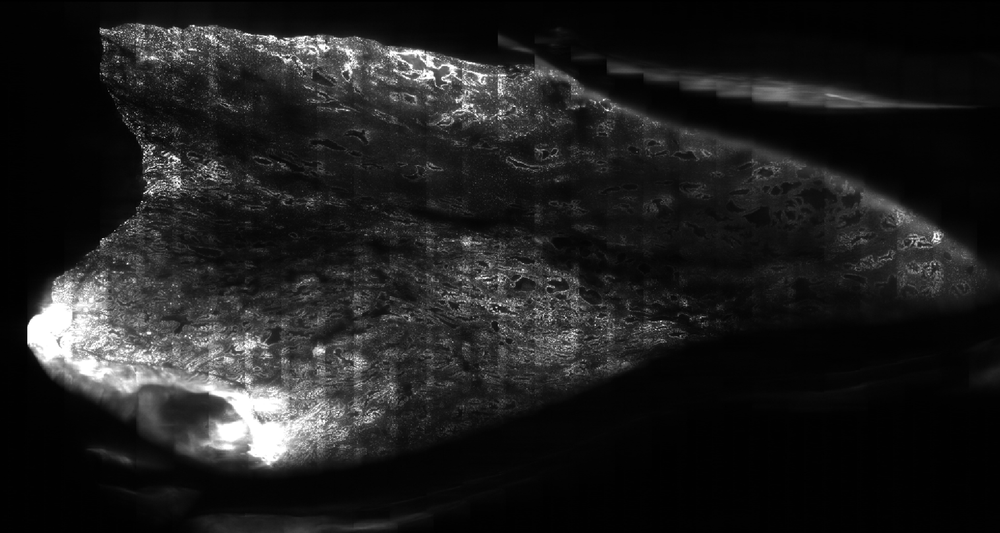
#> input picture data/Mol5.PNG, 1000 x 533 px, shrunk from 2895 x 1544 before the run, found by its file name
$ jupyter execute deconvolution.ipynb   (shell and % lines are left out)
#> lines starting #> are read from the running program, lines starting #| are printed output that depends on the picture; after the words box and inside, x2 and y2 are one past the last pixel; in counts of white or black regions, pixels touching at a corner belong together
[cell 1]
import numpy as np
import matplotlib.pyplot as plt
import matplotlib.image as image
import cv2

from skimage import color
from scipy.signal import convolve

[cell 2]
def richardson_lucy(image, psf, num_iter=50):
   """Richardson-Lucy deconvolution.

   Parameters
   ----------
   image : ndarray
      Input degraded image (can be N dimensional).
   psf : ndarray
      The point spread function.
   num_iter : int, optional
      Number of iterations. This parameter plays the role of
      regularisation.

   Returns
   -------
   im_deconv : ndarray
      The deconvolved image.

   References
   ----------
   .. [1] https://en.wikipedia.org/wiki/Richardson%E2%80%93Lucy_deconvolution
   """
#> called with psf = array of shape (5, 5), num_iter = 50
   im_deconv = np.full(image.shape, 0.5, dtype=image.dtype)
   psf_mirror = np.flip(psf)

   # Small regularization parameter used to avoid 0 divisions
   eps = 1e-12

   for _ in range(num_iter):
      conv = convolve(im_deconv, psf, mode='same') + eps
      relative_blur = image / conv
      im_deconv *= convolve(relative_blur, psf_mirror, mode='same')
#> this loop made 50 passes
#> pass 2, in richardson_lucy, `relative_blur = image / conv`:
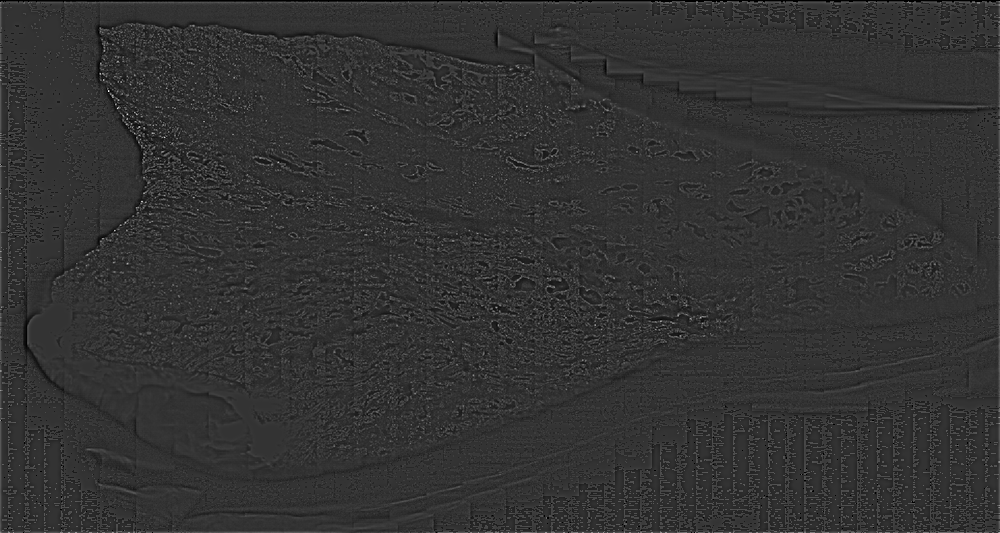
#> relative_blur: shape (533, 1000) float64; min 0, max 4.94, mean 0.988; drawn with min black and max white
#> after the loop:
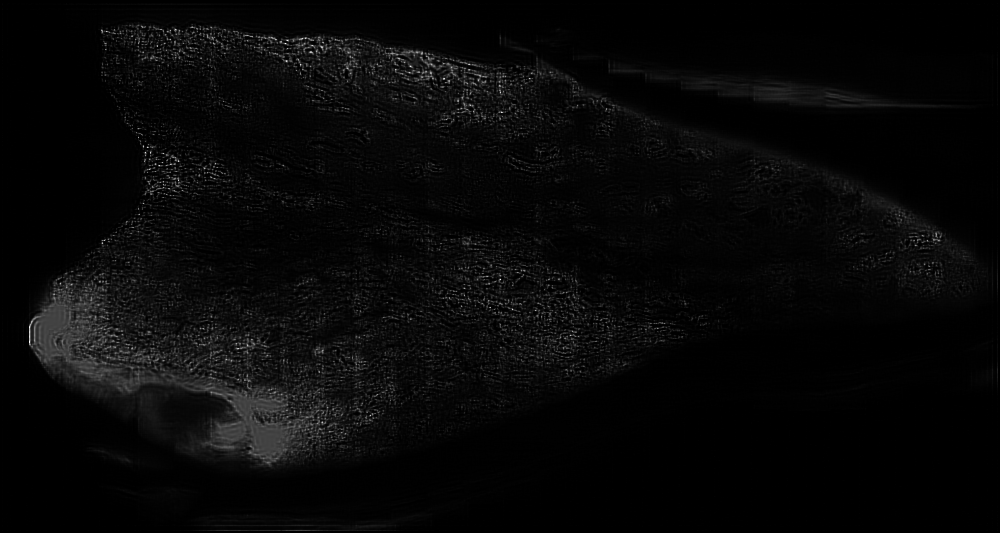
#> im_deconv: shape (533, 1000) float64; min 1.14e-39, max 3.84, mean 0.122; drawn with min black and max white
#> after the loop:
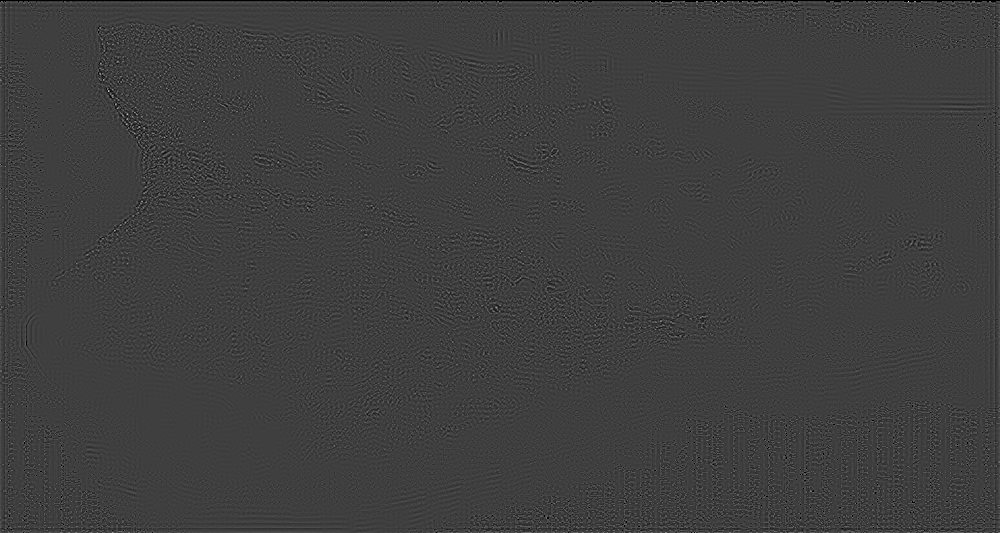
#> relative_blur: shape (533, 1000) float64; min 0, max 4.02, mean 0.995; drawn with min black and max white

   im_deconv[im_deconv > 1] = 1
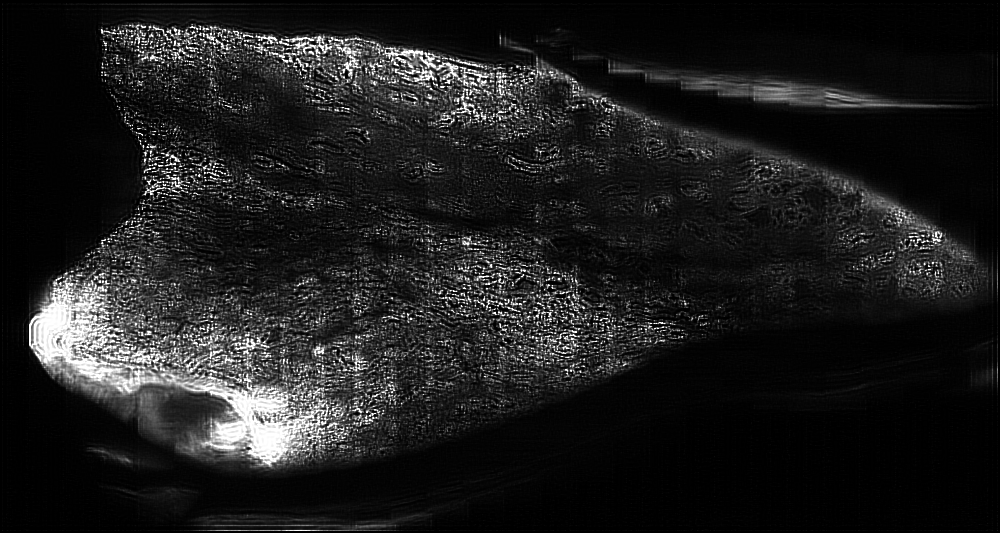
#> im_deconv: shape (533, 1000) float64; 1.33% of pixels changed, all inside (x1, y1, x2, y2) = (29, 25, 941, 531)
   im_deconv[im_deconv < -1] = -1

   return im_deconv

[cell 3]
img = color.rgb2gray(cv2.imread('/Users/raywang/Desktop/Graduate3/ME574/Project/microscdecon/data/mol5.png'))

psf = np.ones((5, 5))/25

# Restore Image using Richardson-Lucy algorithm
deconvolved_RL = richardson_lucy(img, psf)

fig, ax = plt.subplots(nrows=1, ncols=2, figsize=(20, 12))
plt.gray()

for a in (ax[0], ax[1]):
       a.axis('off')

ax[0].imshow(img)
ax[0].set_title('Original Data')

ax[1].imshow(deconvolved_RL)
ax[1].set_title('Restoration using\nRichardson-Lucy')


fig.subplots_adjust(wspace=0.02, hspace=0.2,
                    top=0.9, bottom=0.05, left=0, right=1)
plt.show()
image.imsave(('/Users/raywang/Desktop/Graduate3/ME574/Project/microscdecon/data/mol5_deconv.png'), deconvolved_RL)

$ run again, with data/60 um eosin 1.PNG copied over data/Mol5.PNG
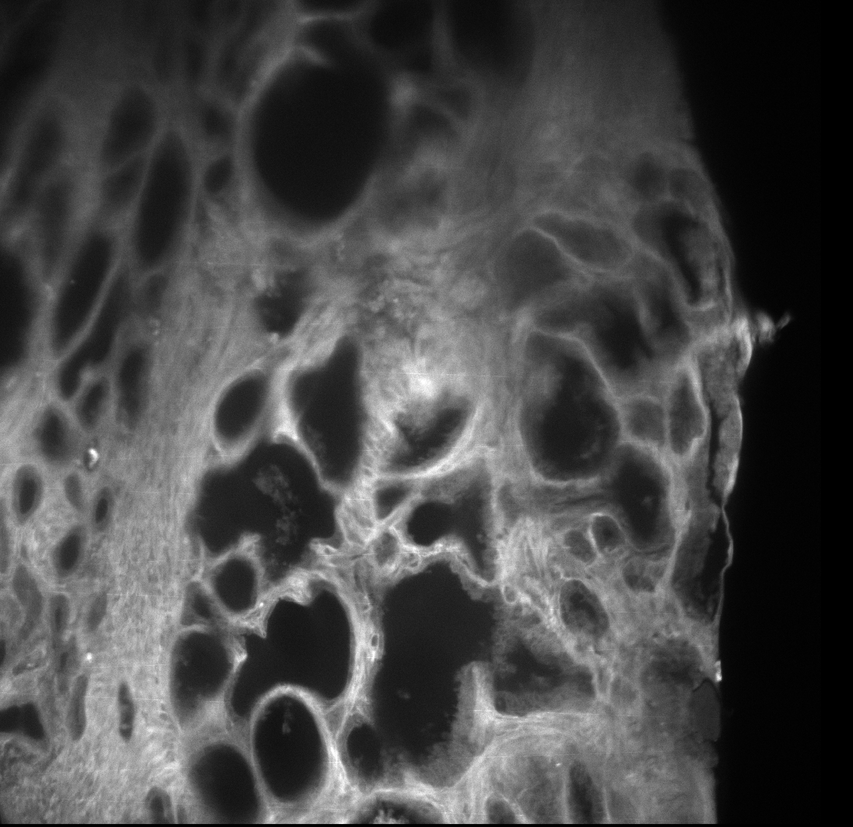
#> input picture data/60 um eosin 1.PNG, 853 x 827 px, shrunk from 1439 x 1394 before the run, found by its file name
#> after the loop in richardson_lucy, `for _ in range(num_iter):`:
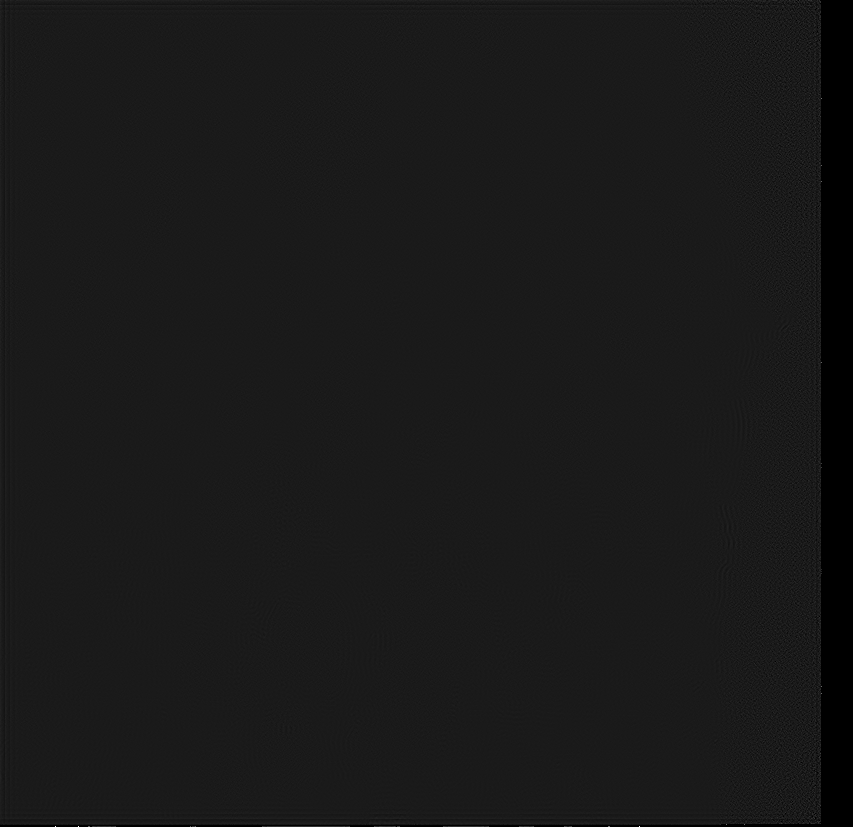
#> relative_blur: shape (827, 853) float64; min 0, max 9.65, mean 0.961; drawn with min black and max white
#> in richardson_lucy, `im_deconv[im_deconv > 1] = 1`:
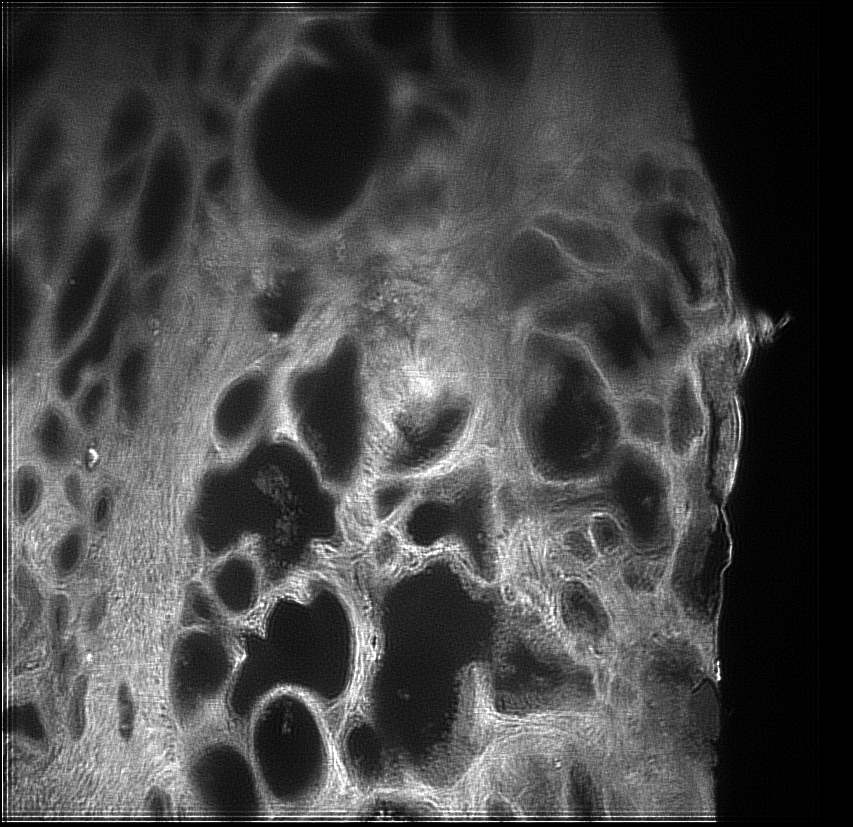
#> im_deconv: shape (827, 853) float64; min 0, max 1, mean 0.278

$ run again, with data/60 um eosin 3.PNG copied over data/Mol5.PNG
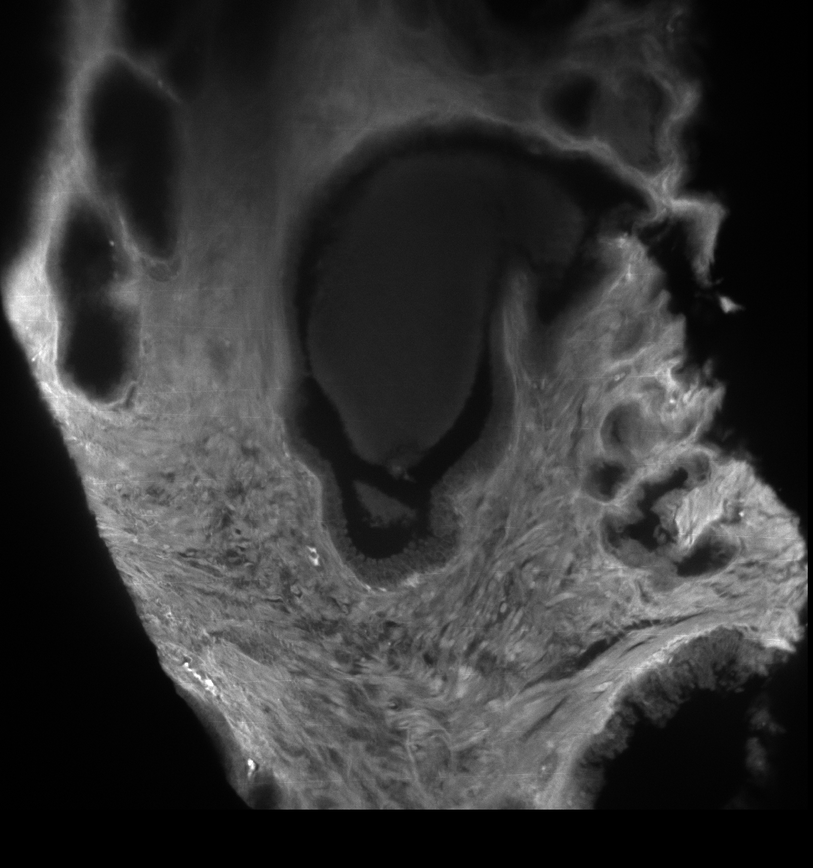
#> input picture data/60 um eosin 3.PNG, 813 x 868 px, shrunk from 1392 x 1487 before the run, found by its file name
#> after the loop in richardson_lucy, `for _ in range(num_iter):`:
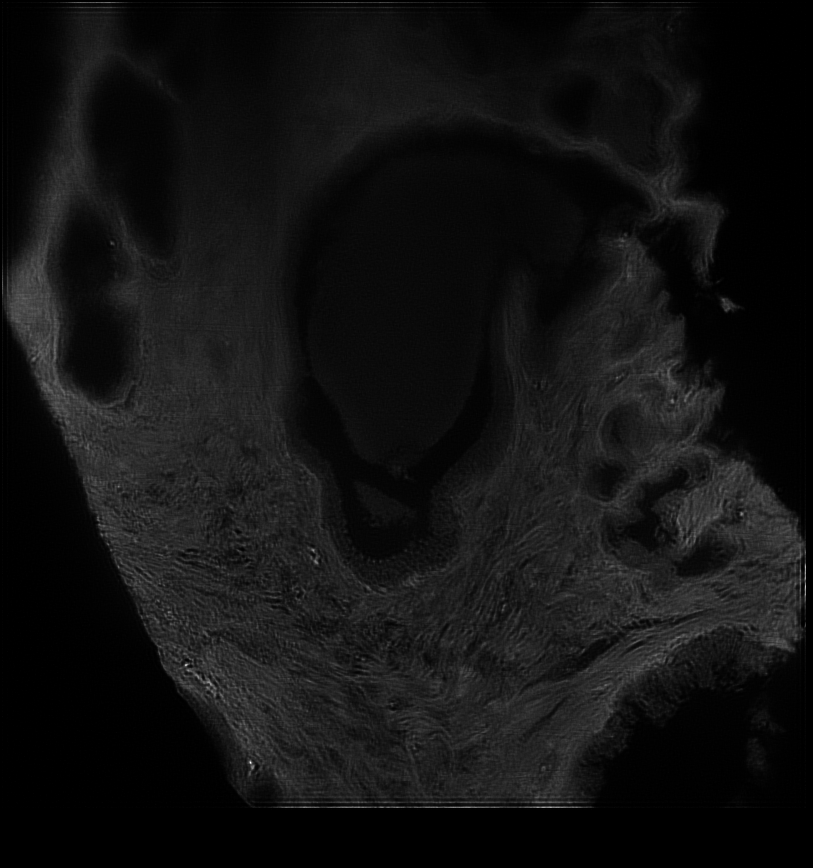
#> im_deconv: shape (868, 813) float64; min 0, max 2.94, mean 0.213; drawn with min black and max white
#> `plt.show()`:
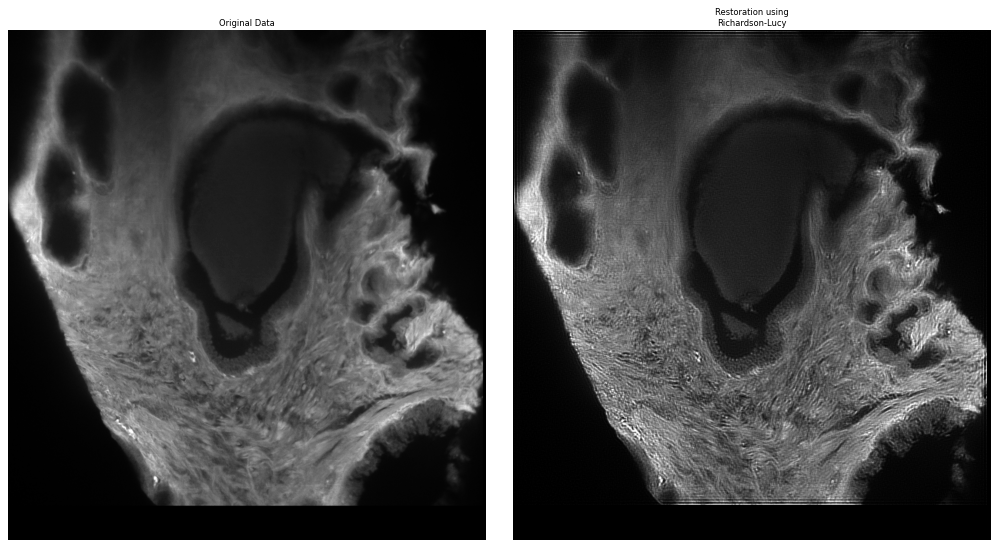
#> figure drawn by matplotlib, 2 panels

$ run again, with data/60 um topro 2.PNG copied over data/Mol5.PNG
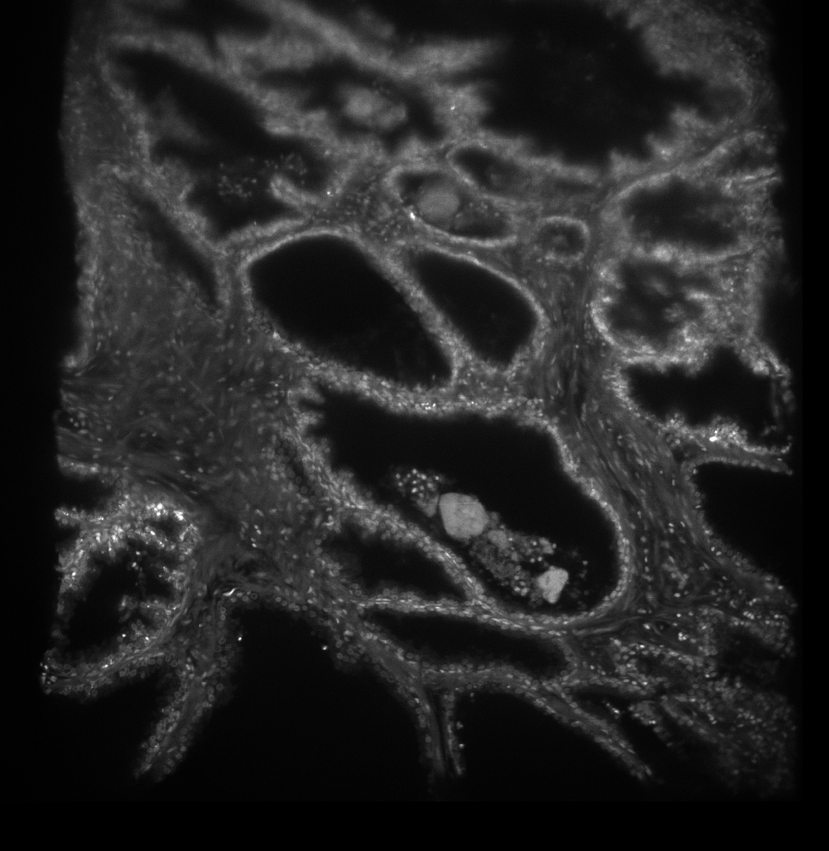
#> input picture data/60 um topro 2.PNG, 829 x 851 px, shrunk from 1437 x 1476 before the run, found by its file name
#> after the loop in richardson_lucy, `for _ in range(num_iter):`:
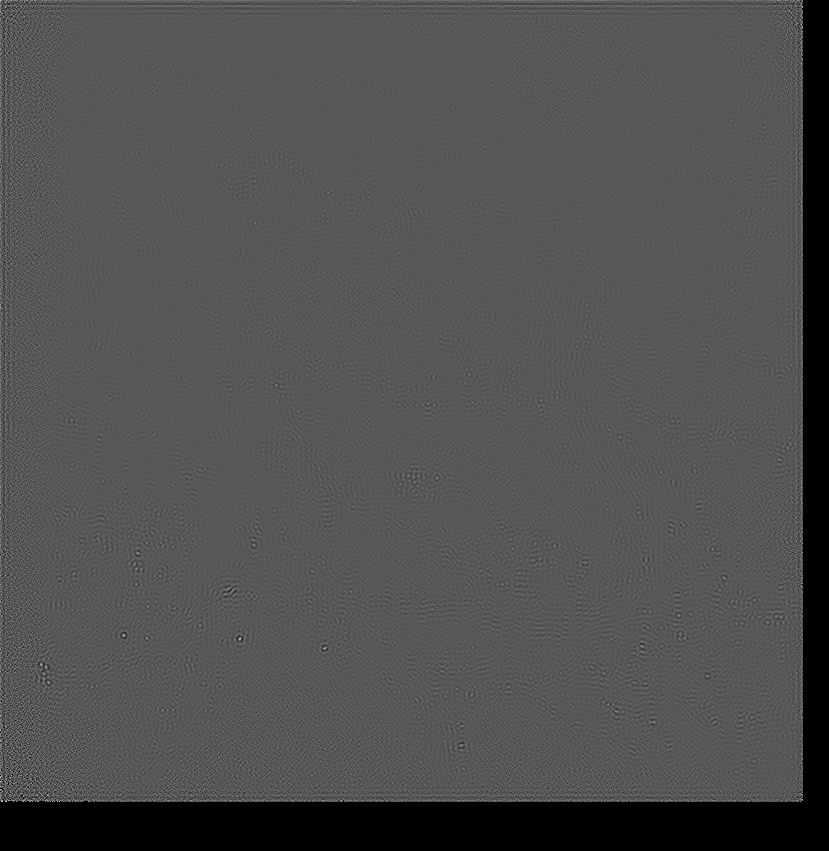
#> relative_blur: shape (851, 829) float64; min 0, max 2.91, mean 0.912; drawn with min black and max white
#> in richardson_lucy, `im_deconv[im_deconv > 1] = 1`:
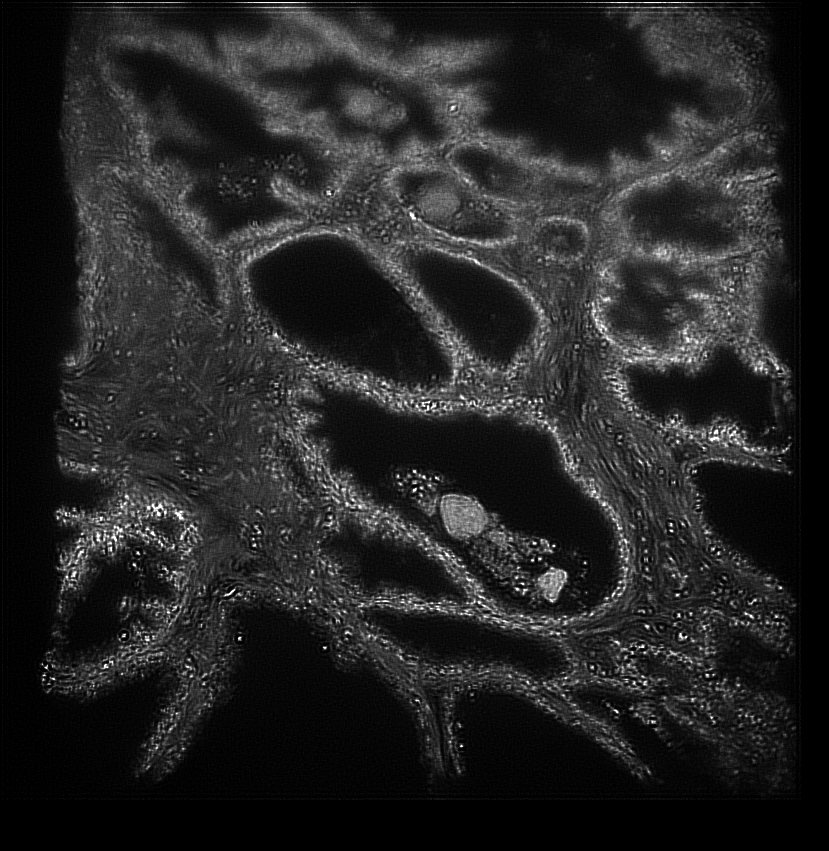
#> im_deconv: shape (851, 829) float64; min 0, max 1, mean 0.146
